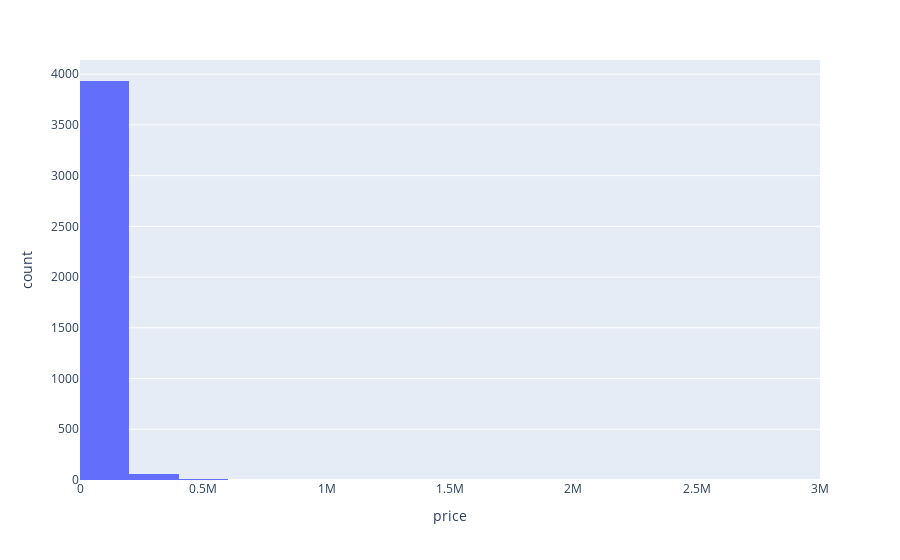

The notebook cell saved with this chart:
### Code cell
import pandas as pd
import plotly.express as px


df = pd.read_csv('cleaned_car_data.csv')
df.columns


px.histogram(df, x='price',nbins=25)

### Figure 1 — Plotly figure (JSON) as saved in the notebook; plotly's stock layout.template omitted (floating-point values rounded to 4 significant figures; data arrays with more than 128 entries replaced by an {"elided": "..."} marker saying what was removed)
{"data": [{"alignmentgroup": "True", "bingroup": "x", "hovertemplate": "price=%{x}<br>count=%{y}<extra></extra>", "legendgroup": "", "marker": {"color": "#636efa", "pattern": {"shape": ""}}, "name": "", "nbinsx": 25, "offsetgroup": "", "orientation": "v", "showlegend": false, "type": "histogram", "x": {"elided": "4009 int values"}, "xaxis": "x", "yaxis": "y"}], "layout": {"barmode": "relative", "legend": {"tracegroupgap": 0}, "margin": {"t": 60}, "xaxis": {"anchor": "y", "domain": [0, 1], "title": {"text": "price"}}, "yaxis": {"anchor": "x", "domain": [0, 1], "title": {"text": "count"}}}}
